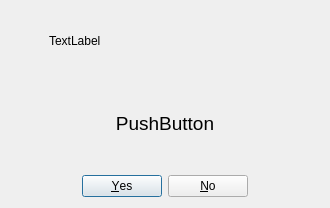
<?xml version="1.0" encoding="UTF-8"?>
<ui version="4.0">
 <class>TDialog</class>
 <widget class="QDialog" name="TDialog">
  <property name="geometry">
   <rect>
    <x>0</x>
    <y>0</y>
    <width>330</width>
    <height>208</height>
   </rect>
  </property>
  <property name="windowTitle">
   <string>Dialog</string>
  </property>
  <property name="windowIcon">
   <iconset resource="WordTester.qrc">
    <normaloff>:/images/boss.ico</normaloff>:/images/boss.ico</iconset>
  </property>
  <layout class="QVBoxLayout" name="verticalLayout">
   <item>
    <layout class="QHBoxLayout" name="horizontalLayout">
     <item>
      <widget class="QWidget" name="iconWidget" native="true">
       <property name="minimumSize">
        <size>
         <width>32</width>
         <height>32</height>
        </size>
       </property>
       <property name="whatsThis">
        <string>Click to read the word</string>
       </property>
       <property name="styleSheet">
        <string notr="true">image: url(:/images/question.ico) 4 8;</string>
       </property>
      </widget>
     </item>
     <item>
      <widget class="QLabel" name="wordLabel">
       <property name="minimumSize">
        <size>
         <width>61</width>
         <height>61</height>
        </size>
       </property>
       <property name="styleSheet">
        <string notr="true">font: 28pt &quot;Tahoma&quot;;</string>
       </property>
       <property name="text">
        <string>TextLabel</string>
       </property>
       <property name="scaledContents">
        <bool>false</bool>
       </property>
       <property name="wordWrap">
        <bool>false</bool>
       </property>
       <property name="openExternalLinks">
        <bool>false</bool>
       </property>
       <property name="textInteractionFlags">
        <set>Qt::LinksAccessibleByMouse|Qt::TextSelectableByMouse</set>
       </property>
      </widget>
     </item>
     <item>
      <spacer name="horizontalSpacer">
       <property name="orientation">
        <enum>Qt::Horizontal</enum>
       </property>
       <property name="sizeHint" stdset="0">
        <size>
         <width>13</width>
         <height>13</height>
        </size>
       </property>
      </spacer>
     </item>
    </layout>
   </item>
   <item>
    <widget class="QStackedWidget" name="stackedWidget">
     <property name="sizePolicy">
      <sizepolicy hsizetype="Expanding" vsizetype="Fixed">
       <horstretch>0</horstretch>
       <verstretch>0</verstretch>
      </sizepolicy>
     </property>
     <property name="minimumSize">
      <size>
       <width>200</width>
       <height>80</height>
      </size>
     </property>
     <property name="maximumSize">
      <size>
       <width>16777215</width>
       <height>92</height>
      </size>
     </property>
     <property name="frameShape">
      <enum>QFrame::NoFrame</enum>
     </property>
     <property name="currentIndex">
      <number>0</number>
     </property>
     <widget class="QWidget" name="page_1">
      <layout class="QGridLayout" name="gridLayout">
       <item row="0" column="0">
        <widget class="QPushButton" name="answerButton">
         <property name="sizePolicy">
          <sizepolicy hsizetype="Expanding" vsizetype="Expanding">
           <horstretch>0</horstretch>
           <verstretch>0</verstretch>
          </sizepolicy>
         </property>
         <property name="minimumSize">
          <size>
           <width>140</width>
           <height>60</height>
          </size>
         </property>
         <property name="whatsThis">
          <string>To show the meaning of the word</string>
         </property>
         <property name="styleSheet">
          <string notr="true">font: 14pt;</string>
         </property>
         <property name="text">
          <string>PushButton</string>
         </property>
         <property name="autoDefault">
          <bool>false</bool>
         </property>
         <property name="flat">
          <bool>true</bool>
         </property>
        </widget>
       </item>
      </layout>
     </widget>
     <widget class="QWidget" name="page_2">
      <layout class="QGridLayout" name="gridLayout_2">
       <item row="0" column="0">
        <widget class="QTextEdit" name="answerEdit">
         <property name="minimumSize">
          <size>
           <width>80</width>
           <height>80</height>
          </size>
         </property>
         <property name="styleSheet">
          <string notr="true">font: 14pt;</string>
         </property>
         <property name="readOnly">
          <bool>true</bool>
         </property>
         <property name="html">
          <string>&lt;!DOCTYPE HTML PUBLIC &quot;-//W3C//DTD HTML 4.0//EN&quot; &quot;http://www.w3.org/TR/REC-html40/strict.dtd&quot;&gt;
&lt;html&gt;&lt;head&gt;&lt;meta name=&quot;qrichtext&quot; content=&quot;1&quot; /&gt;&lt;style type=&quot;text/css&quot;&gt;
p, li { white-space: pre-wrap; }
&lt;/style&gt;&lt;/head&gt;&lt;body style=&quot; font-family:'宋体'; font-size:14pt; font-weight:400; font-style:normal;&quot;&gt;
&lt;p style=&quot; margin-top:0px; margin-bottom:0px; margin-left:0px; margin-right:0px; -qt-block-indent:0; text-indent:0px;&quot;&gt;Null&lt;/p&gt;&lt;/body&gt;&lt;/html&gt;</string>
         </property>
        </widget>
       </item>
      </layout>
     </widget>
    </widget>
   </item>
   <item>
    <layout class="QHBoxLayout" name="horizontalLayout_2">
     <item>
      <spacer name="horizontalSpacer_2">
       <property name="orientation">
        <enum>Qt::Horizontal</enum>
       </property>
       <property name="sizeHint" stdset="0">
        <size>
         <width>40</width>
         <height>20</height>
        </size>
       </property>
      </spacer>
     </item>
     <item>
      <widget class="QPushButton" name="yesButton">
       <property name="text">
        <string>&amp;Yes</string>
       </property>
       <property name="icon">
        <iconset resource="WordTester.qrc">
         <normaloff>:/images/Yes.ico</normaloff>:/images/Yes.ico</iconset>
       </property>
      </widget>
     </item>
     <item>
      <widget class="QPushButton" name="noButton">
       <property name="text">
        <string>&amp;No</string>
       </property>
       <property name="icon">
        <iconset resource="WordTester.qrc">
         <normaloff>:/images/No.ico</normaloff>:/images/No.ico</iconset>
       </property>
      </widget>
     </item>
     <item>
      <spacer name="horizontalSpacer_3">
       <property name="orientation">
        <enum>Qt::Horizontal</enum>
       </property>
       <property name="sizeHint" stdset="0">
        <size>
         <width>40</width>
         <height>20</height>
        </size>
       </property>
      </spacer>
     </item>
    </layout>
   </item>
  </layout>
 </widget>
 <resources>
  <include location="WordTester.qrc"/>
 </resources>
 <connections/>
</ui>
